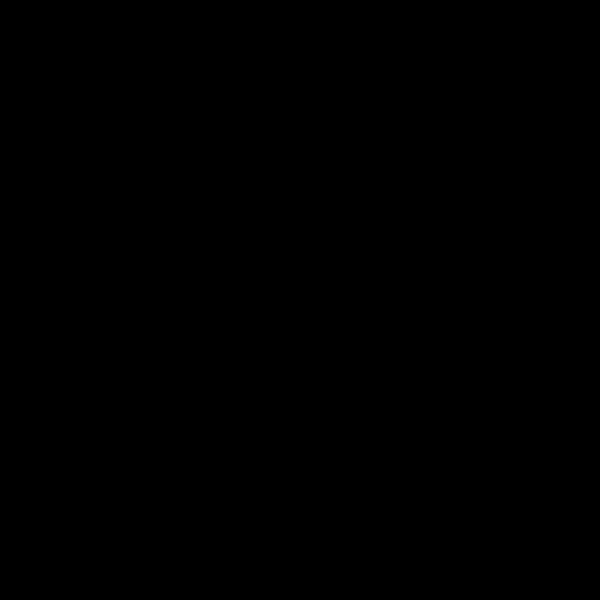
Frame 1 (no input)
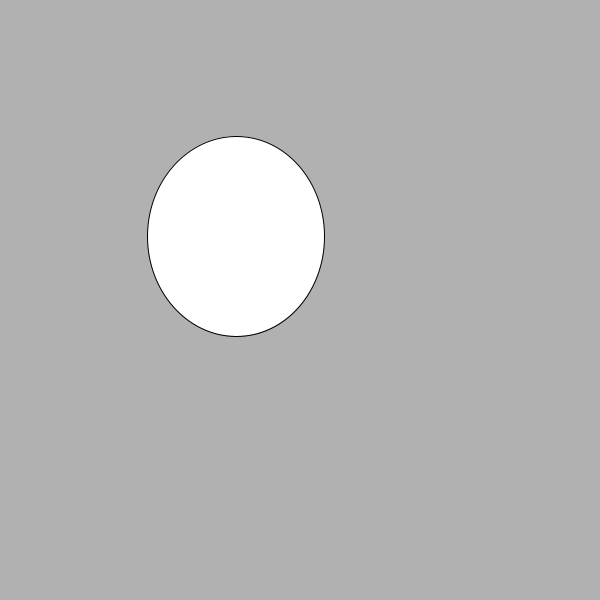
Frame 60 (the mouse pressed at the canvas centre just before this capture)
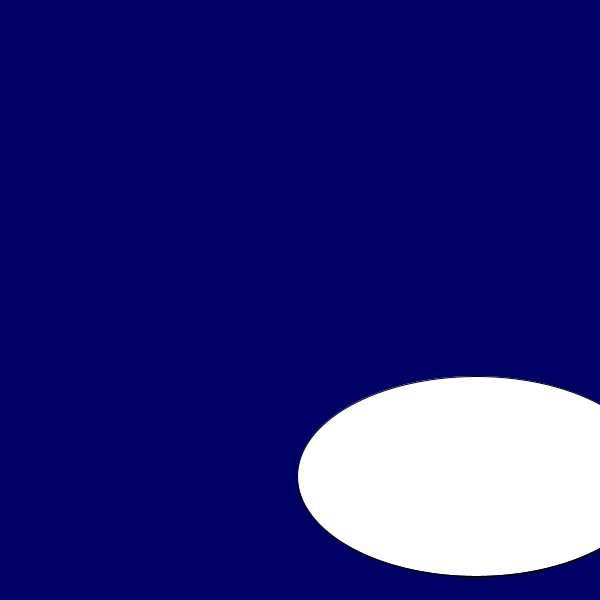
Frame 120 (the mouse held since frame 60 and released just before this capture)

The Processing sketch that drew these frames (run headless with seeded random() and noise(); from frame 60 on, the mouse is pressed at the canvas centre):

// Processing sketch: create_own_variables
// ── create_own_variables.pde
// Annie Lee
// Tue Feb 9
// 1-3B
// Making our own variables

// define your own variables here before void
// default variable without setting value is always 0
int x = 0;
int y = 0; 
int w = 0;

void setup() { 
  size(600, 600); 
}

void draw() { 
  background(w); // deletes previous frames w background colour
  ellipse(x, y, w, 200);
  x += 4; // speed by controlling number 
  y += 4; 
  w += 3;
  
}
